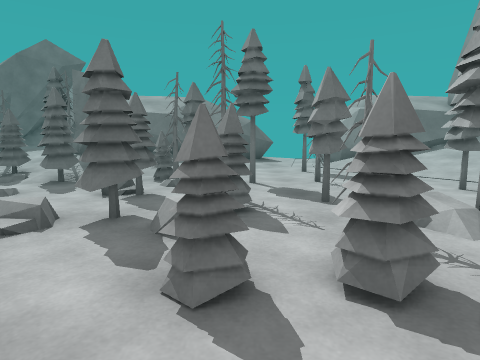
View 1 (above)

24 first-person views from a walk through a 3-D level made in the Unity game engine. The camera is 1.2 m above the floor, tilts 8° down and sees 75° across. The floor is counted in squares, 1 m on a side. Each view is taken from the middle of a square. On the plan, view 1 faces up. The plan holds only what a view shows up to about 13 squares ahead; the rest is blank. The place goes on beyond the plan.

View 2
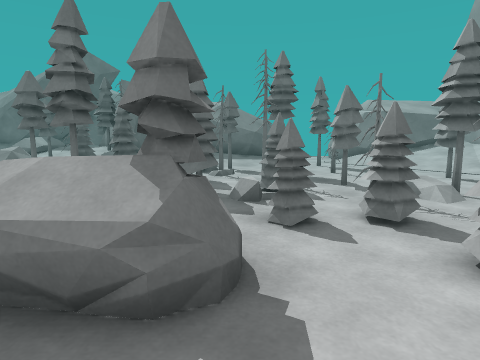

View 3
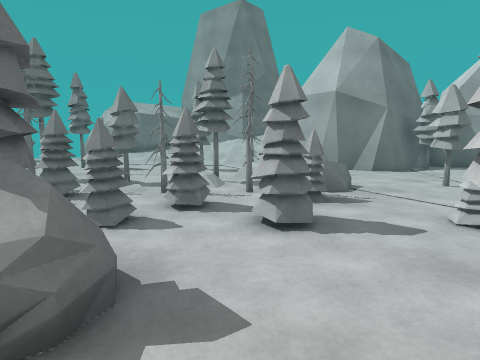

View 4
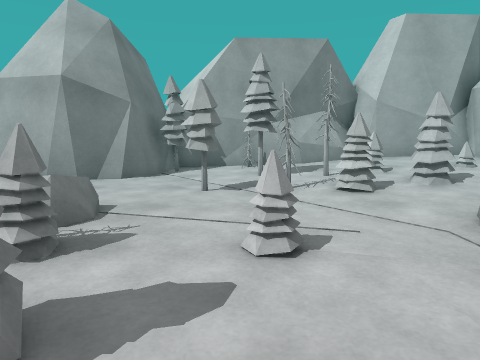

View 5
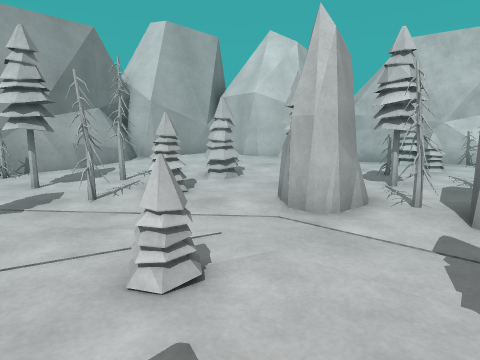

View 6
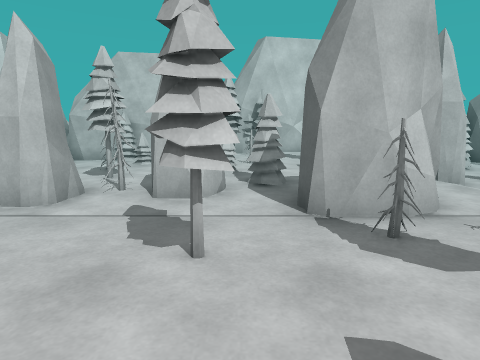

View 7
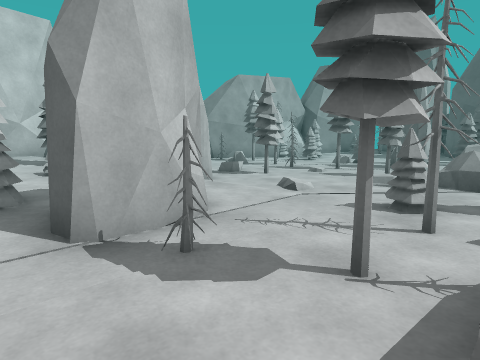

View 8
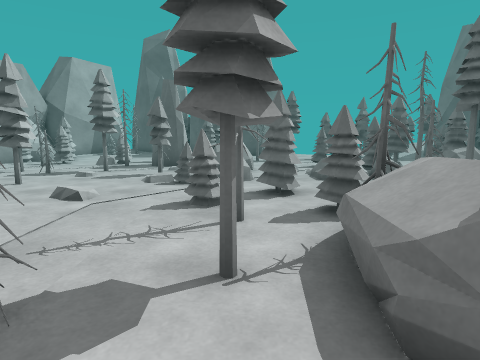

View 9
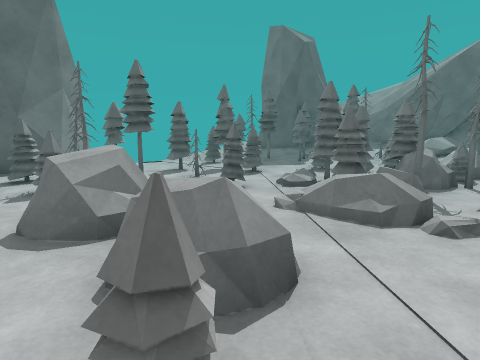

View 10
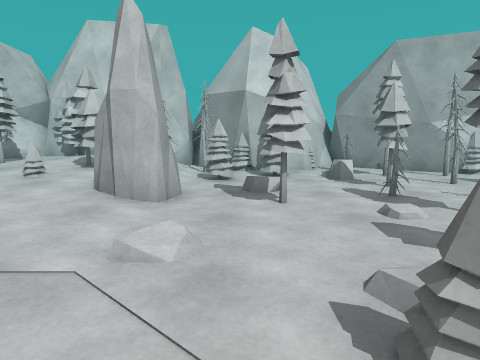

View 11
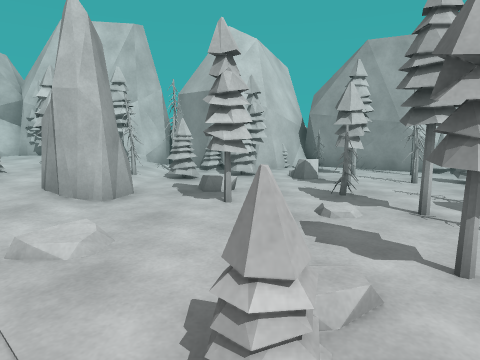

View 12
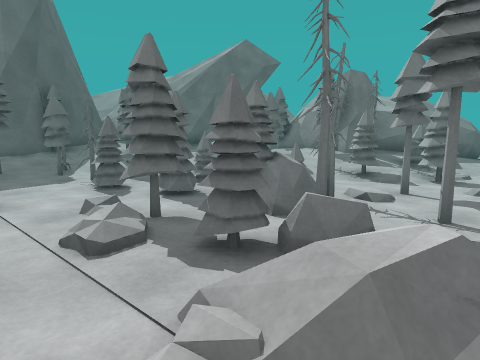

View 13
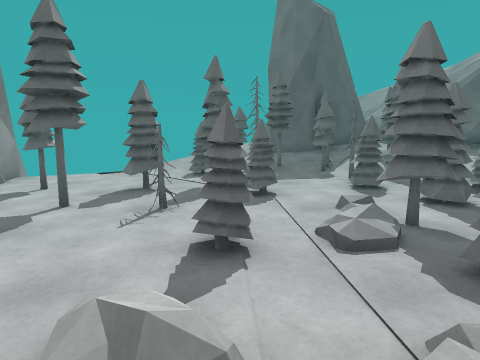

View 14
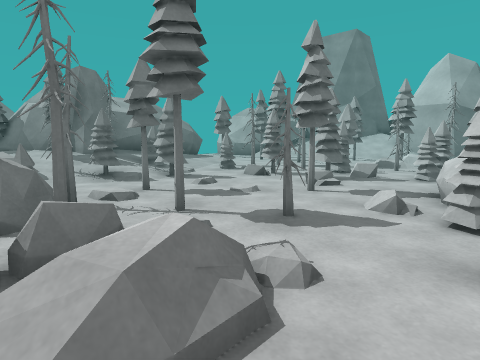

View 15
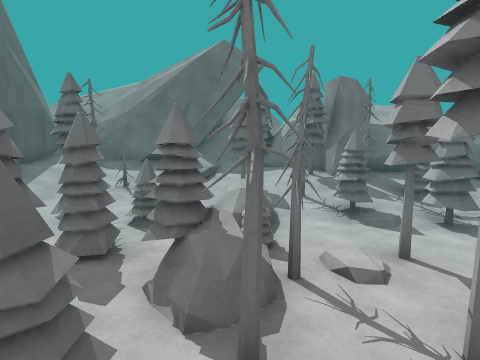

View 16
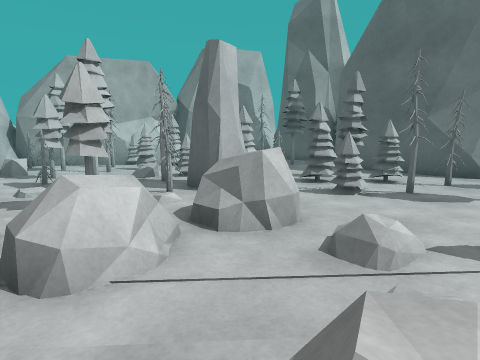

View 17
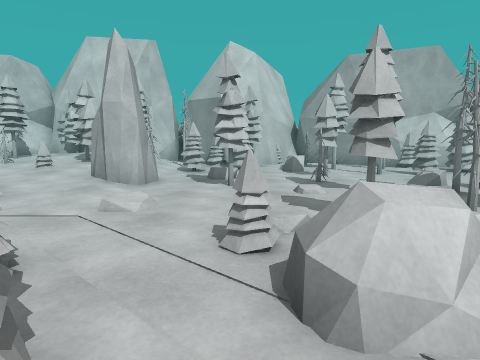

View 18
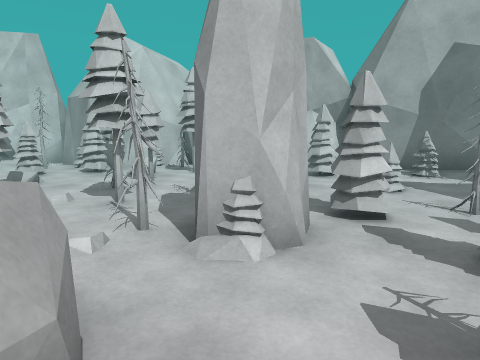

View 19
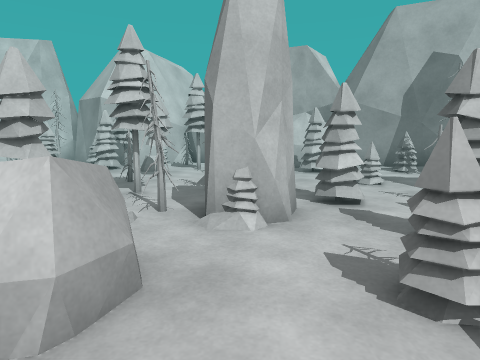

View 20
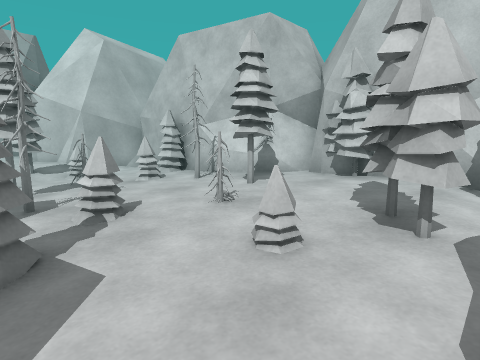

View 21
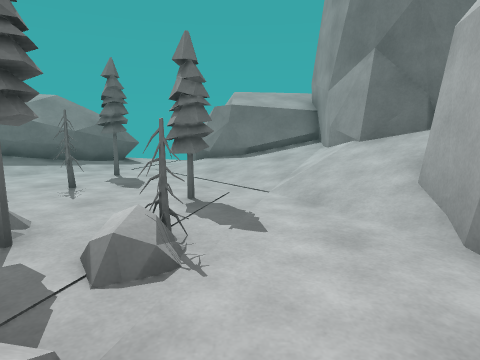

View 22
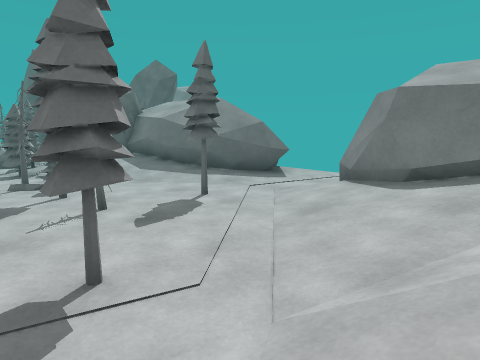

View 23
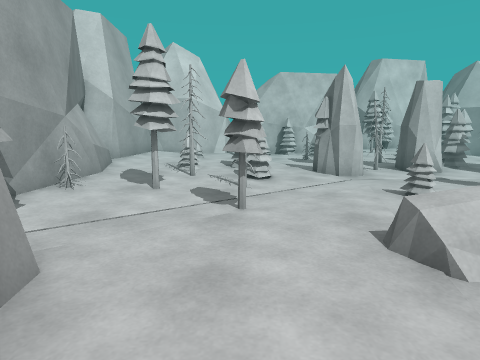

View 24
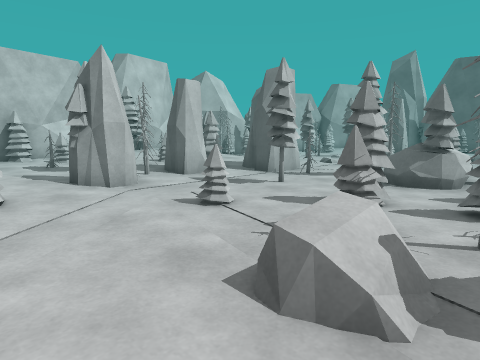

### Floor plan
Key: @ floor where view 1 was taken; # wall or solid block; . main floor; : floor 0.25 m higher than the main floor; + floor 0.5 m higher than the main floor; * floor 0.75 m higher than the main floor; / step, stairs or slope; = window, fence, low wall or low ledge; ^ raised ledge; T tree; R rock; H thing the floor can be seen under or through; O other object.
Columns run from 18 left of view 1 to 12 right of it. Each row starts with its distance up from view 1.
 16       #            :..
 15  ######  TT#       #..
 14  # T ++   ##      ##..#
 13 ##+TT++ **=### ###^...####
 12 #O+::#= +++T#####//...//####
 11 #   TT  :T T#/////..TT.////#
 10  TTTTT    ###TT/TT..T..////#
  9 TTTT###T  =TTT:.TT......///##
  8     #T T R...T..##T.#....///#
  7 T#O..TTT.T TT...T##....T.///
  6 T.OO..TTTT#TT...T #TT...../#
  5  .TTT.TTTR .....TTTTTT.....#
  4  TT...TTT# T..T:TO.##TT=...#
  3  TT#....TR..#.T...TT##.....#
  2 T.T .TT./// ...RR.TT=#RO...###
  1   T...//./...TRRTT.TTT......T#
  0 ####.......TTT#RRR@.T....T...#
 -1  T=TT.RRRO..T##TT....T.....T:#
 -2 TTT...RR.OT.T.....TT.....#TT:#
 -3  TTT.T  T.T.............TT##:#
 -4    T#R##T...:..###.......T#::##
 -5 T#=TT##T.......###. HHTT:TTT:=#
 -6 T...T##TT.T...:::TT HH .:T:::##
 -7 #.T.... #.T..#:::T:HHTT.:::T+#
 -8 T...T =TT....#::T:T::::.TT+++#
 -9 # TTT##TT.....:T:=#:::::T ####
-10 ##TT #TTO.TTT#:TT T::TT::##
-11  #####TT TT.##T+++TT# TT:#
-12     #######T# T  T #######
-13          ####=######

Where each view was taken, in squares from view 1:
view 1: 0 up, 0 right, facing up
view 2: 2 down, 1 left, facing up
view 3: 2 down, 2 left, facing up-right
view 4: 1 down, 0 right, facing right
view 5: 0 up, 1 right, facing down-right
view 6: 1 up, 0 right, facing down
view 7: 0 up, 0 right, facing down-left
view 8: 1 down, 0 right, facing left
view 9: 3 down, 7 left, facing up-left
view 10: 1 down, 7 left, facing down
view 11: 1 down, 8 left, facing down
view 12: 0 up, 10 left, facing up
view 13: 0 up, 10 left, facing up-left
view 14: 0 up, 10 left, facing up-right
view 15: 2 up, 9 left, facing up
view 16: 2 up, 8 left, facing down-left
view 17: 1 up, 8 left, facing down
view 18: 0 up, 13 left, facing down
view 19: 1 up, 13 left, facing down
view 20: 6 down, 4 left, facing down-right
view 21: 1 up, 6 right, facing up
view 22: 6 up, 8 right, facing up-left
view 23: 5 up, 7 right, facing down
view 24: 3 up, 7 right, facing down-left
